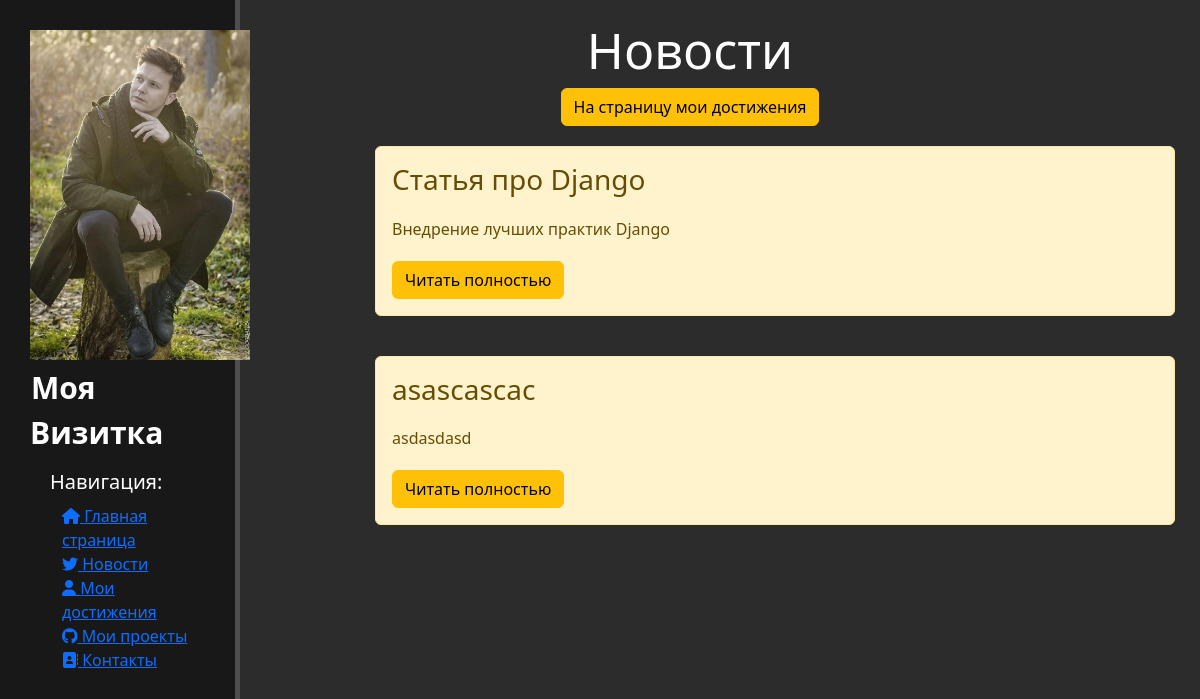
The page /news/ on the database as committed earlier.
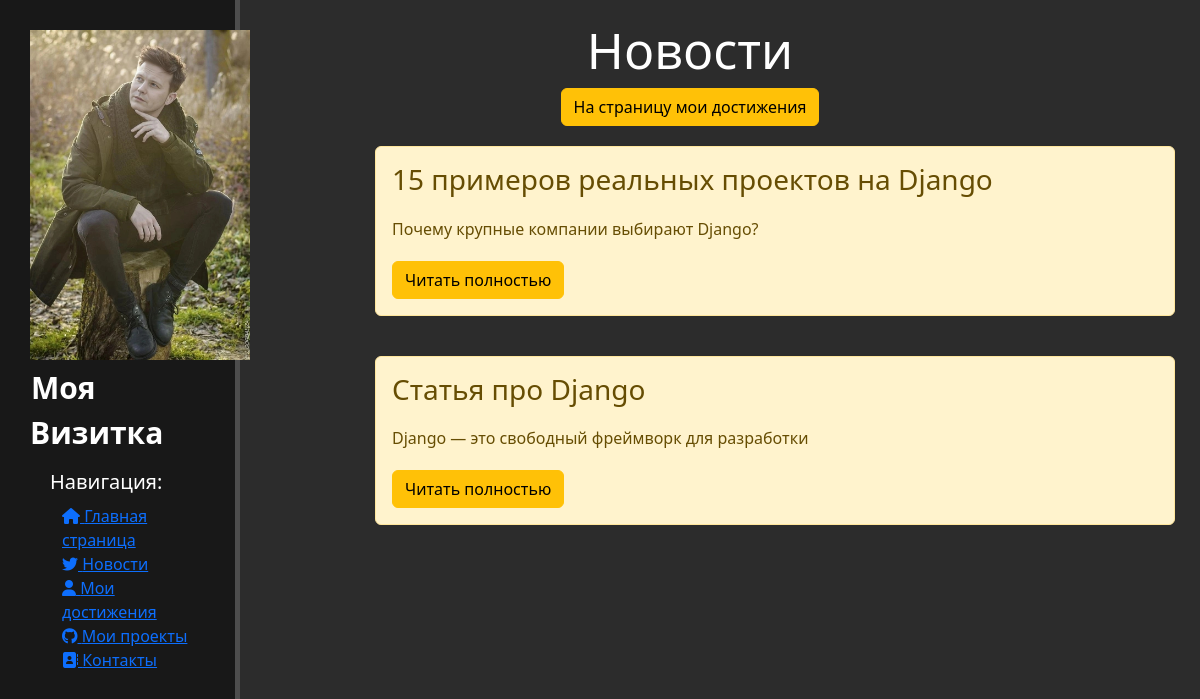
The same page on the database as committed later.
### news/models.py (models this page shows, shortened)
class Article(models.Model):
    title = models.CharField('Название',max_length=50)
    anons = models.CharField('Анонс',max_length=250)
    text_all = models.TextField('Статья')
    date = models.DateTimeField('Дата публикации')
    class Meta:
        verbose_name = 'Новость'
        verbose_name_plural = 'Новости'

### news/views.py (the view)
# urls.py: path('', views.news_home, name='news_home'),
def news_home(request):
    news = Article.objects.order_by('-date')
    return render(request, 'news/news_home.html', {'news':news})

### news/templates/news/news_home.html (shortened to what this page needs)
{% extends 'main/layout.html' %}
{% block content %}
    <div class="features">
        <h1>Новости</h1>
        <a href="{% url 'about' %}"><button class="btn btn-warning">На страницу мои достижения</button></a>
        {% if news %}
            {% for i in news %}
                <div class='alert alert-warning'>
                    <h3>{{ i.title }}</h3>
                    <p>{{ i.anons }}</p>
                    <a href="{% url 'news-detail' i.id %}" class="btn btn-warning">Читать полностью</a>
                </div>
            {% endfor %}
        {% else %}
            <p>На данный момент здесь нет записей.
                Вы можете ознакомиться с другими разделами</p>
        {% endif %}
    </div>
{% endblock %}

### main/templates/main/layout.html (shortened to what this page needs)
{% load static %}
<!DOCTYPE html>
<html lang="en">
<head>
    <link rel="stylesheet" href="https://cdn.jsdelivr.net/npm/bootstrap@5.3.3/dist/css/bootstrap.min.css">
    <link rel="stylesheet" href="{% static 'main/css/main.css' %}">
</head>
<body>
    <aside>
        <img src="{% static 'main/img/my_photo.jpg' %}" alt='Лого'>
        <span class="logo">Моя Визитка</span>
        <h3>Навигация:</h3>
        <ul>
            <a href="{% url 'home' %}"><li><i class="fa-solid fa-house"></i> Главная страница </li></a>
            <a href="{% url 'news_home' %}"><li><i class="fa-brands fa-twitter"></i> Новости </li></a>
            <a href="{% url 'about' %}"><li><i class="fa-solid fa-user"></i> Мои достижения </li></a>
            <a href="{% url 'my_projects' %}"><li><i class="fa-brands fa-github"></i> Мои проекты </li></a>
            <a href="{% url 'contacts' %}"><li><i class="fa-solid fa-address-book"></i> Контакты </li></a><br>
        </ul>
    </aside>
    <main>
        {% block content %}
        {% endblock %}
    </main>
</body>
</html>

### main/static/main/css/main.css (style rules this page uses)
body { background: #2c2c2c; }
aside { float: left; background: #181818; width: 20%; padding: 2.5%; height: 100vh; color: #fff; border-right: 5px solid #4d4d4d; }
aside img { width: 220px; float: left; }
aside .logo { font-size: 30px; margin-left: 1px; font-weight: bold; position: relative; top: 5px; }
aside h3 { margin-top: 20px; font-size: 20px; margin-left: 20px; }
aside ul { list-style: none; }
aside ul { color: #ffffff; display: block; margin-top: 10px; transition: transform 6ms ease; }
main .features { float: left; color: #ffffff; margin-top: 20px; text-align: center; width: 75%; }
main .features h1 { font-size: 50px; }
main .features p { max-width: 800px; margin: 20px auto }
.alert-warning { float: left; clear: both; width: 800px; margin: 20px 15%; text-align: left; }

Rows that differ between the two databases and show on the page:
removed Article: title "asascascac", anons "asdasdasd"
added Article: title "15 примеров реальных проектов на Django", anons "Почему крупные компании выбирают Django?"
changed Article "Статья про Django": anons "Внедрение лучших практик Django" → "Django — это свободный фреймворк для разработки"
